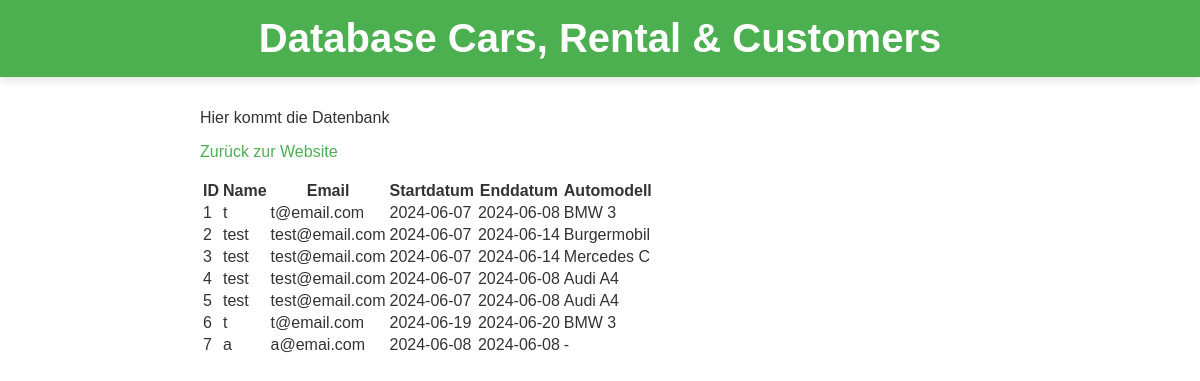
/admin, run on an earlier commit of the app's database.
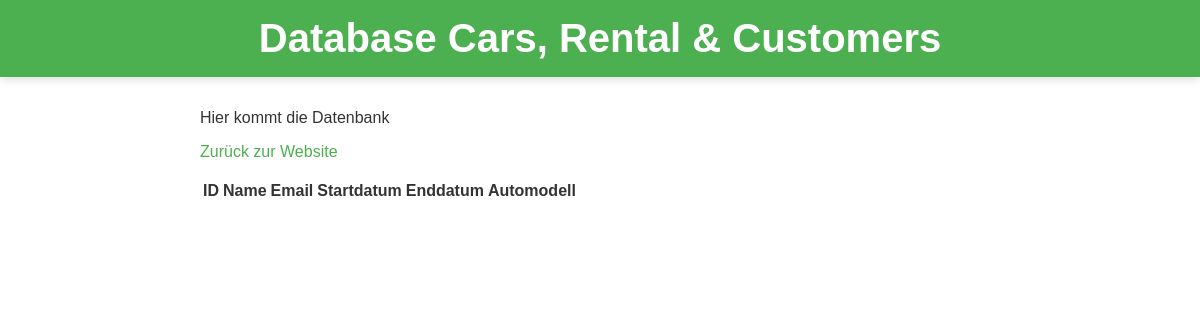
And on a later commit of the database.
### data.py (models this page shows)
class Rental(Base):
    __tablename__ = 'rentals'  # Name der Tabelle in der Datenbank
    id = Column(Integer, primary_key=True)  # Primärschlüssel-Spalte
    name = Column(String(80), nullable=False)  # Name des Mieters, darf nicht leer sein
    email = Column(String(120), nullable=False)  # E-Mail des Mieters, darf nicht leer sein
    start_date = Column(Date, nullable=False)  # Startdatum der Miete, darf nicht leer sein
    end_date = Column(Date, nullable=False)  # Enddatum der Miete, darf nicht leer sein
    car_name = Column(String(80), nullable=False)  # Name des gemieteten Autos, darf nicht leer sein

### app.py (the view)
@app.route('/admin')
def admin():
    all_rental_data = get_Rentals()  # Holt alle Mietdaten aus der Datenbank
    return render_template('admin.html', all_rentals=all_rental_data)  # Rendert die admin.html und übergibt die Mietdaten

### data.py (called while the page is built)
def get_session():
    return SessionLocal()  # Erstellt und gibt eine neue Session-Instanz zurück

def get_Rentals():
    with get_session() as session:  # Erstellt eine neue Session und schließt sie automatisch nach der Verwendung
        result = session.query(Rental).all()  # Holt alle Mietdatensätze aus der Datenbank
    rentals = [
        {
            'id': rental.id,
            'name': rental.name,
            'email': rental.email,
            'start_date': rental.start_date.strftime('%Y-%m-%d'),  # Formatiert das Datum als String
            'end_date': rental.end_date.strftime('%Y-%m-%d'),  # Formatiert das Datum als String
            'car_name': rental.car_name
        }
        for rental in result
    ]
    return rentals  # Gibt die Liste der Mietdatensätze zurück

### templates/admin.html (shortened to what this page needs)
<!DOCTYPE html>
<html lang="en">
<head>
    <link rel="stylesheet" href="{{ url_for('static', filename='styles.css') }}">
</head>
<body>
    <header>
        <h1>Database Cars, Rental & Customers</h1>
    </header>
    <main>
        <p>Hier kommt die Datenbank</p>
        <a href="{{ url_for('index') }}">Zurück zur Website</a>
        <br>
        <br>
        <table>
            <thead>
                <tr>
                    <th>ID</th>
                    <th>Name</th>
                    <th>Email</th>
                    <th>Startdatum</th>
                    <th>Enddatum</th>
                    <th>Automodell</th>
                </tr>
            </thead>
            <tbody>
                {% for rental in all_rentals %}
                <tr>
                    <td>{{ rental.id }}</td>
                    <td>{{ rental.name }}</td>
                    <td>{{ rental.email }}</td>
                    <td>{{ rental.start_date }}</td>
                    <td>{{ rental.end_date }}</td>
                    <td>{{ rental.car_name }}</td>
                </tr>
                {% endfor %}
            </tbody>
        </table>
    </main>
</body>
</html>

### static/styles.css (style rules this page uses)
body { font-family: Arial, sans-serif; background-color: #ffffff; margin: 0; padding: 0; color: #333; }
header { background-color: #4CAF50; color: white; padding: 1em; text-align: center; box-shadow: 0 4px 8px rgba(0, 0, 0, 0.1); }
header h1 { margin: 0; font-size: 2.5em; }
main { padding: 1em; max-width: 800px; margin: auto; }
a { color: #4CAF50; text-decoration: none; transition: color 0.3s ease; }

What changed in the data, as far as the page shows it:
removed Rental: id "1", name "t", email "t@email.com", start_date "2024-06-07", end_date "2024-06-08", car_name "BMW 3"
removed Rental: id "2", name "test", email "test@email.com", start_date "2024-06-07", end_date "2024-06-14", car_name "Burgermobil"
removed Rental: id "3", name "test", email "test@email.com", start_date "2024-06-07", end_date "2024-06-14", car_name "Mercedes C"
removed Rental: id "4", name "test", email "test@email.com", start_date "2024-06-07", end_date "2024-06-08", car_name "Audi A4"
removed Rental: id "5", name "test", email "test@email.com", start_date "2024-06-07", end_date "2024-06-08", car_name "Audi A4"
removed Rental: id "6", name "t", email "t@email.com", start_date "2024-06-19", end_date "2024-06-20", car_name "BMW 3"
removed Rental: id "7", name "a", email "a@emai.com", start_date "2024-06-08", end_date "2024-06-08", car_name "-"
